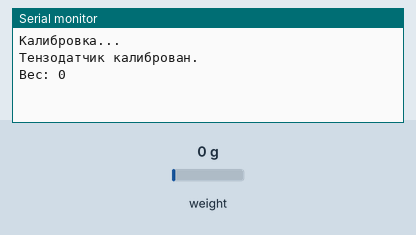
Recording of a sketch running on a simulated Arduino Uno, built with avr-gcc and run on an emulated ATmega328P. Shown: the last lines printed to the serial monitor. The inputs (shaded band) are chosen by the test bench; at power-on: weight on the scale 0 g.

Above: at 2.2 s.
2.3 s: weight on the scale set to 100 g
At 3.6 s:
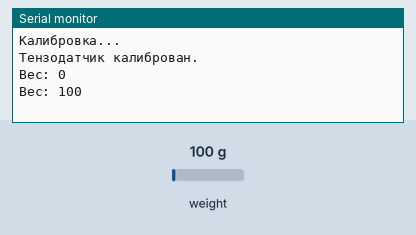
3.8 s: weight on the scale set to 1250 g
At 4.6 s:
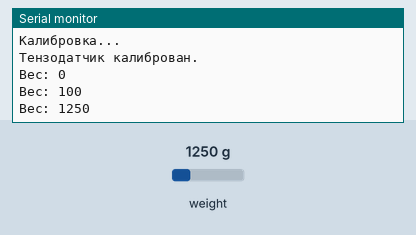
Timing chart, 0 to 6.8 s (numbered marks = the images above; inputs shaded):
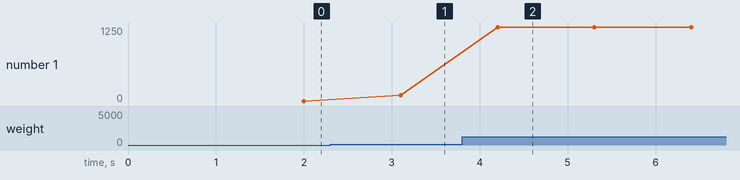

Measured:
- after the input at 2.3 s, the serial monitor: prints a new line after 0.80 s (image 1)
- after the input at 3.8 s, the serial monitor: prints a new line after 0.40 s (image 2)
- plotted number 1: 0 → 100 after the input at 2.3 s, 100 → 1250 after the input at 3.8 s

The sketch:

sketch_tenzo.ino
```cpp
#include <HX711.h>

// Определяем пины
#define DOUT  2  // Подключаем к пину D2 на Arduino
#define CLK   3  // Подключаем к пину D3 на Arduino

HX711 scale;

// Калибровка
void setup() {
  Serial.begin(9600);
  scale.begin(DOUT, CLK);

  Serial.println("Калибровка...");
  scale.set_scale(387.0); // Установите масштаб вручную в зависимости от вашей калибровки
  scale.tare(); // Устанавливаем текущее значение как нулевое
  Serial.println("Тензодатчик калиброван.");
}

void loop() {
  if (scale.is_ready()) {
    long reading = scale.get_units(10); // Получаем усредненное значение (10 измерений)
    Serial.print("Вес: ");
    Serial.println(reading);
  } else {
    Serial.println("HX711 не найден.");
  }
  delay(100);
}
```
